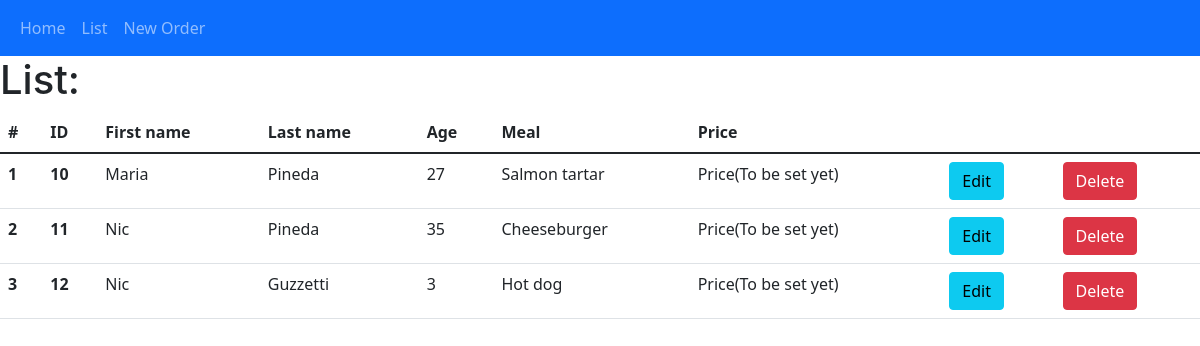
Page /list on the earlier database version.
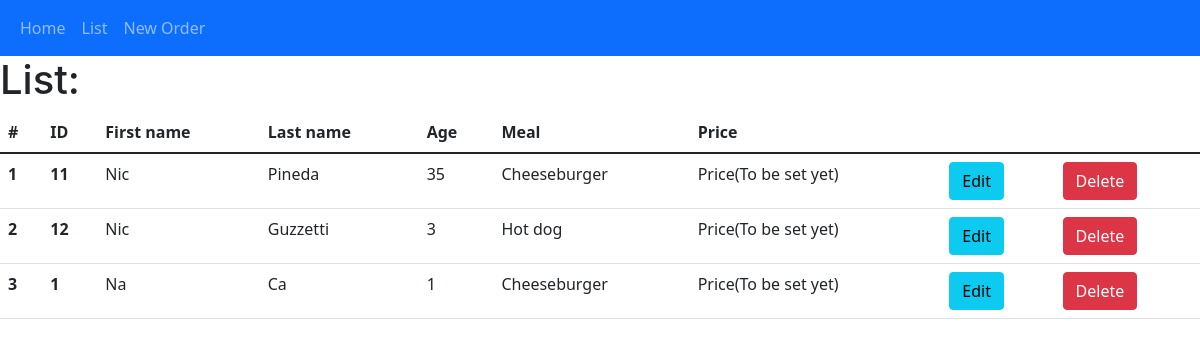
Same page on the later database version.
### my_first/models.py (models this page shows)
class Order(models.Model):
    MEALS = (
            ('Cheeseburger', 'Cheeseburger'),
            ('Hot dog','Hot dog'),
            ('Pizza','Pizza'),
            ('T-Bone', 'T-Bone'),
            ('French fries', 'French fries'),
            ('Salmon tartar', 'Salmon tartar')
    )
    id = models.BigIntegerField(primary_key=True)
    first_name = models.CharField(max_length=50)
    last_name = models.CharField(max_length=50)
    age = models.IntegerField()
    meal = models.TextField(max_length=20, choices=MEALS)

### my_first/views.py (the view)
# urls.py: path('list', views.list, name = 'list'),
def list(request):
    data = {}
    data['list'] = Order.objects.all()
    return render(request, 'list.html', data)

### my_first/templates/list.html (shortened to what this page needs)
{% extends "./base.html" %}
    {% block body %}
<h1 style="font-family: -apple-system, BlinkMacSystemFont, 'Segoe UI', Roboto, Oxygen, Ubuntu, Cantarell, 'Open Sans', 'Helvetica Neue', sans-serif;">List:</h1>
<table class="table">
    <thead>
      <tr>
        <th scope="col">#</th>
        <th scope="col">ID</th>
        <th scope="col">First name</th>
        <th scope="col">Last name</th>
        <th scope="col">Age</th>
        <th scope="col">Meal</th>
        <th scope="col">Price</th>
      </tr>
    </thead>
    <tbody>
        {% for item in list %}
      <tr>
        <th scope="row">{{forloop.counter}}</th>
        <th scope="row">{{ item.id }}</th>
        <td>{{ item.first_name }}</td>
        <td>{{ item.last_name}}</td>
        <td>{{ item.age}}</td>
        <td>{{item.meal}}</td>
        <td>Price(To be set yet)</td>
        <td> <a href="edit/{{item.id}}" class="btn btn-info">Edit</a></td>
        <td> <a href="delete/{{item.id}}" class="btn btn-danger">Delete</a></td>
        {% endfor %}
      </tr>
    </tbody>
  </table>
</body>
{% endblock %}

Differences in the rows shown:
removed Order: id "10", first_name "Maria", last_name "Pineda", age "27", meal "Salmon tartar"
added Order: id "1", first_name "Na", last_name "Ca", age "1", meal "Cheeseburger"
